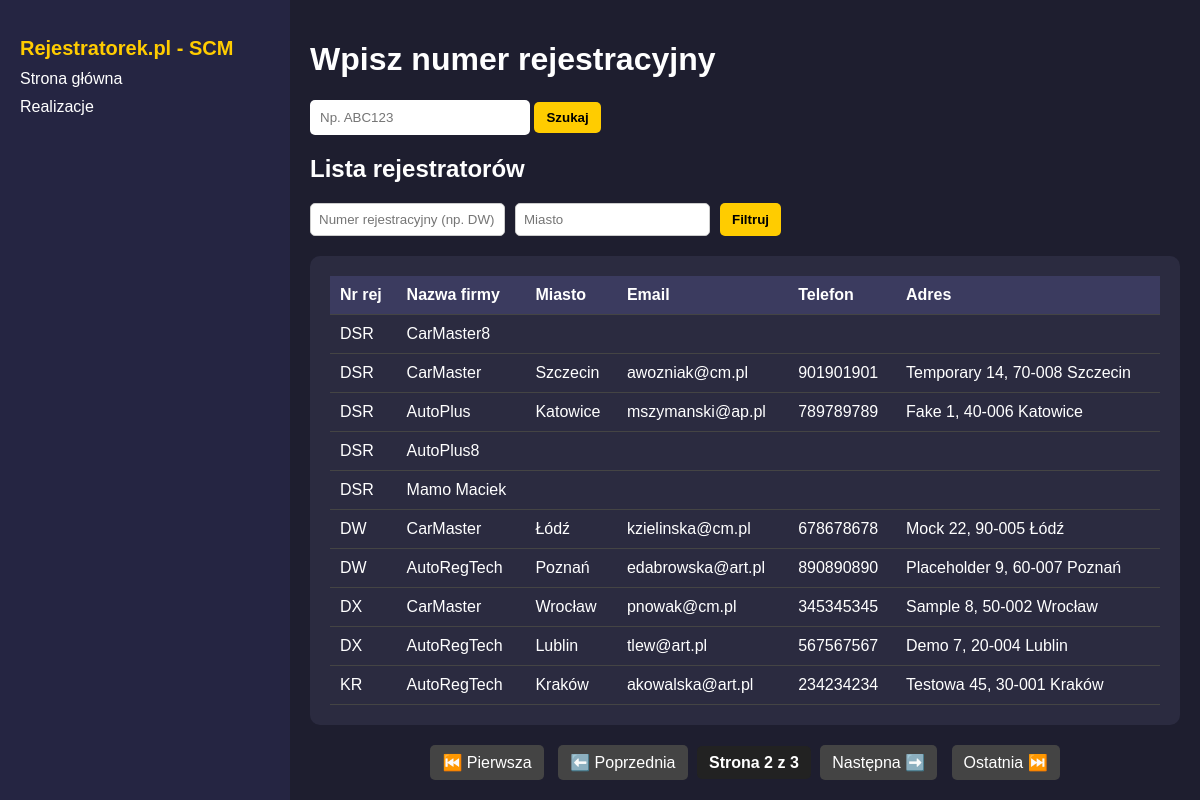
The page /sprawdz/?q=&page=2 on the database its author committed.
### rej_app/models.py (models this page shows, shortened)
class Rejestrator(models.Model):
    numer_rejestracyjny = models.CharField(max_length=50)
    rejestrator = models.CharField(max_length=100)
    miasto = models.CharField(max_length=100)
    email = models.CharField(max_length=500)
    telefon = models.CharField(max_length=100)
    adres = models.CharField(max_length=300)

### rej_app/views.py (the view, shortened to what this page needs)
# urls.py: path('sprawdz/', sprawdz_formularz, name='sprawdz_formularz'),
def sprawdz_formularz(request):
    nr_query = request.GET.get("q", "").upper().strip()
    miasto_query = request.GET.get("city", "").strip().title()
    rejestratorzy = Rejestrator.objects.all().order_by("numer_rejestracyjny")
    paginator = Paginator(rejestratorzy, 10)
    page_number = request.GET.get("page")
    rejestratorzy_page = paginator.get_page(page_number)
    if request.method == "POST":
        numer = request.POST.get("numer_rejestracyjny")
        return redirect("sprawdz_wynik", numer=numer)
    return render(
        request,
        "formularz.html",
        {
            "rejestratorzy": rejestratorzy_page,
            "query": nr_query,
            "miasto_query": miasto_query,
        }
    )

### rej_app/templates/formularz.html (shortened to what this page needs)
{% load static %}
<!DOCTYPE html>
<html lang="pl">
<head>
    <link rel="stylesheet" href="{% static 'css/style.css' %}">
</head>
<body>
    <div class="container">
        <div class="sidebar">
            <h2>Rejestratorek.pl - SCM</h2>
            <a href="{% url 'sprawdz_formularz' %}">Strona główna</a>
            <a href="{% url 'realizacje_lista' %}">Realizacje</a>
        </div>
        <div class="content">
            <h1>Wpisz numer rejestracyjny</h1>
            <form method="post" class="search-bar">
                <input type="text" name="numer_rejestracyjny" placeholder="Np. ABC123" required>
                <button type="submit" class="button-search">Szukaj</button>
            </form>
            <h2>Lista rejestratorów</h2>
            <form method="get" class="filter-form">
                <input type="text" name="q" placeholder="Numer rejestracyjny (np. DW)" value="{{ request.GET.q }}">
                <input type="text" name="city" placeholder="Miasto" value="{{ request.GET.city }}">
                <button type="submit">Filtruj</button>
            </form>
            <div class="table-container">
                <table>
                    <thead>
                        <tr>
                            <th>Nr rej</th>
                            <th>Nazwa firmy</th>
                            <th>Miasto</th>
                            <th>Email</th>
                            <th>Telefon</th>
                            <th>Adres</th>
                        </tr>
                    </thead>
                    <tbody>
                        {% for r in rejestratorzy %}
                        <tr>
                            <td>{{ r.numer_rejestracyjny }}</td>
                            <td>{{ r.rejestrator }}</td>
                            <td>{{ r.miasto }}</td>
                            <td>{{ r.email }}</td>
                            <td>{{ r.telefon }}</td>
                            <td>{{ r.adres }}</td>
                        </tr>
                        {% empty %}
                        <tr><td colspan="4">Brak danych</td></tr>
                        {% endfor %}
                    </tbody>
                </table>
            </div>
            <div class="pagination">
                {% if rejestratorzy.has_previous %}
                    <a href="?q={{ query }}&page=1">⏮️ Pierwsza</a>
                    <a href="?q={{ query }}&page={{ rejestratorzy.previous_page_number }}">⬅️ Poprzednia</a>
                {% endif %}
                <span>Strona {{ rejestratorzy.number }} z {{ rejestratorzy.paginator.num_pages }}</span>
                {% if rejestratorzy.has_next %}
                    <a href="?q={{ query }}&page={{ rejestratorzy.next_page_number }}">Następna ➡️</a>
                    <a href="?q={{ query }}&page={{ rejestratorzy.paginator.num_pages }}">Ostatnia ⏭️</a>
                {% endif %}
            </div>
        </div>
    </div>
</body>
</html>

### rej_app/static/css/style.css (style rules this page uses)
body { background-color: #1e1e2f; color: #fff; font-family: Arial, sans-serif; margin: 0; padding: 0; }
.container { display: flex; height: 100vh; }
.sidebar { width: 250px; background-color: #252542; padding: 20px; }
.sidebar h2 { font-size: 20px; margin-bottom: 10px; color: #ffcc00; }
.sidebar a { color: #fff; text-decoration: none; display: block; margin: 10px 0; }
.button-search { padding: 8px 12px; background-color: #ffcc00; color: black; border: none; border-radius: 5px; font-weight: bold; cursor: pointer; }
.content { flex-grow: 1; padding: 20px; }
.search-bar { margin-bottom: 20px; }
.search-bar input { padding: 10px; width: 200px; border: none; border-radius: 5px; }
.table-container { background-color: #2b2b40; padding: 20px; border-radius: 10px; }
table { width: 100%; border-collapse: collapse; }
th, td { padding: 10px; text-align: left; border-bottom: 1px solid #444; }
th { background-color: #3b3b5f; }
.filter-form { margin-bottom: 20px; display: flex; gap: 10px; }
.filter-form input { padding: 8px; border: 1px solid #ccc; border-radius: 5px; }
.filter-form button { padding: 8px 12px; background-color: #ffcc00; color: black; border: none; border-radius: 5px; font-weight: bold; cursor: pointer; }
.pagination { margin-top: 20px; text-align: center; }
.pagination a { display: inline-block; padding: 8px 12px; margin: 0 5px; text-decoration: none; background-color: #444; color: white; border-radius: 5px; }
.pagination span { font-weight: bold; padding: 8px 12px; background-color: #222; color: #fff; border-radius: 5px; }

### rows shown on the page
Rejestrator: numer_rejestracyjny "DSR", rejestrator "CarMaster8"
Rejestrator: numer_rejestracyjny "DSR", rejestrator "CarMaster", miasto "Szczecin", email "awozniak@cm.pl", telefon "901901901", adres "Temporary 14, 70-008 Szczecin"
Rejestrator: numer_rejestracyjny "DSR", rejestrator "AutoPlus", miasto "Katowice", email "mszymanski@ap.pl", telefon "789789789", adres "Fake 1, 40-006 Katowice"
Rejestrator: numer_rejestracyjny "DSR", rejestrator "AutoPlus8"
Rejestrator: numer_rejestracyjny "DSR", rejestrator "Mamo Maciek"
Rejestrator: numer_rejestracyjny "DW", rejestrator "CarMaster", miasto "Łódź", email "kzielinska@cm.pl", telefon "678678678", adres "Mock 22, 90-005 Łódź"
Rejestrator: numer_rejestracyjny "DW", rejestrator "AutoRegTech", miasto "Poznań", email "edabrowska@art.pl", telefon "890890890", adres "Placeholder 9, 60-007 Poznań"
Rejestrator: numer_rejestracyjny "DX", rejestrator "CarMaster", miasto "Wrocław", email "pnowak@cm.pl", telefon "345345345", adres "Sample 8, 50-002 Wrocław"
Rejestrator: numer_rejestracyjny "DX", rejestrator "AutoRegTech", miasto "Lublin", email "tlew@art.pl", telefon "567567567", adres "Demo 7, 20-004 Lublin"
Rejestrator: numer_rejestracyjny "KR", rejestrator "AutoRegTech", miasto "Kraków", email "akowalska@art.pl", telefon "234234234", adres "Testowa 45, 30-001 Kraków"

### other values the page prints
{{ rejestratorzy.number }} "2"
{{ rejestratorzy.paginator.num_pages }} "3"
